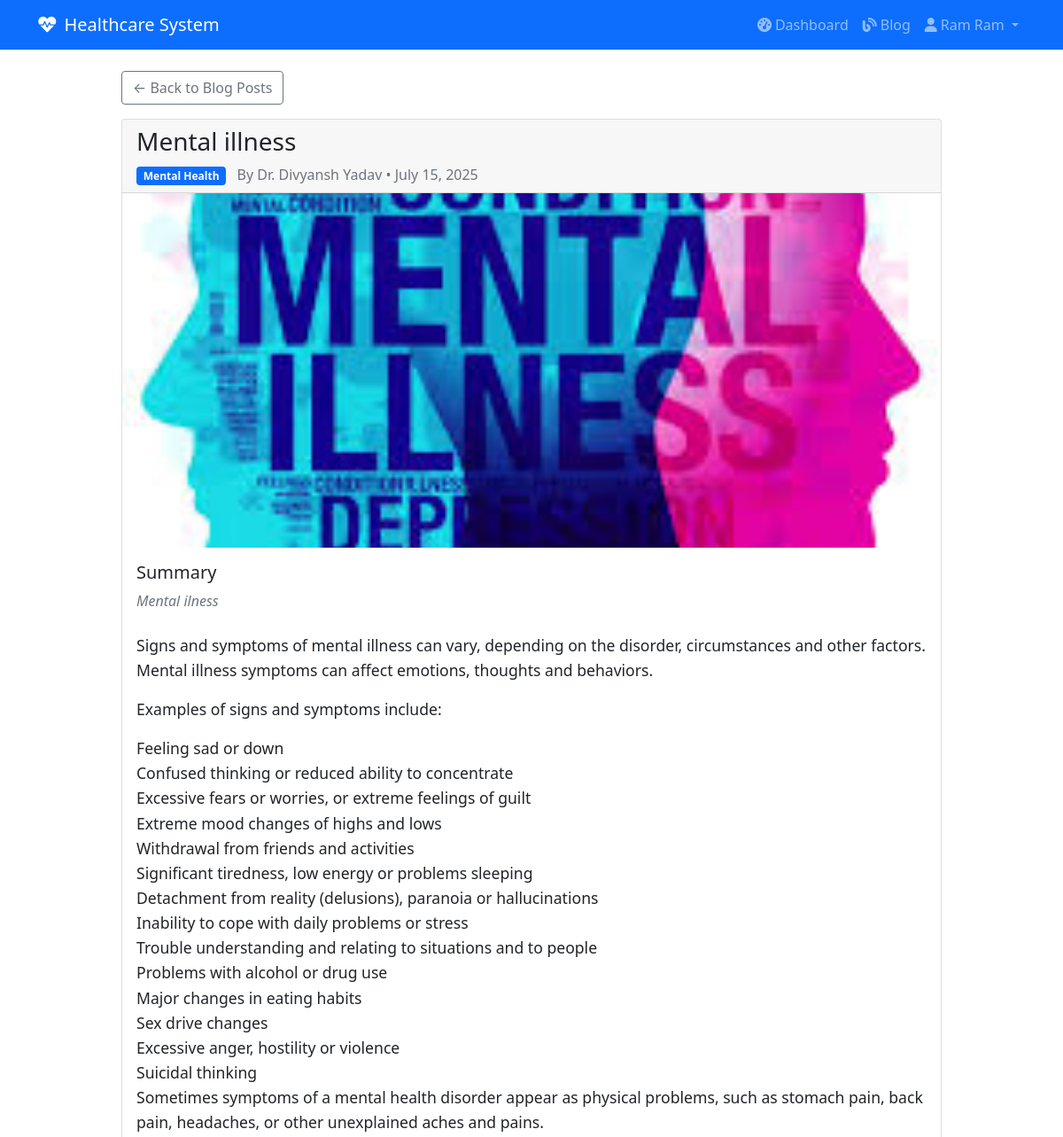
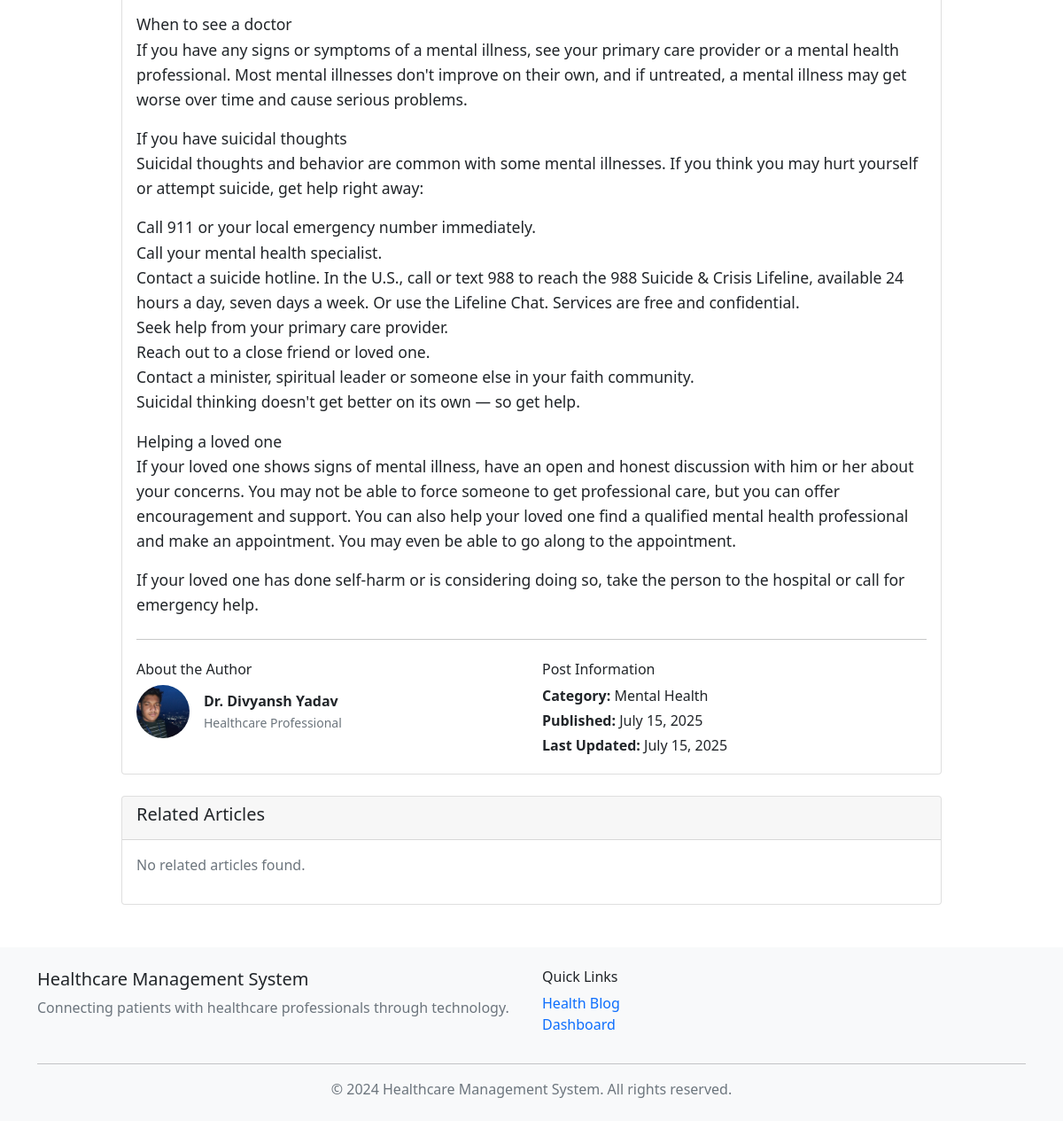
Page /blog/post/3/ (signed in) on the committed database (2 pictures, top to bottom).
### taskapp/models.py (models this page shows, shortened)
class BlogPost(models.Model):
    STATUS_CHOICES = [
        ('draft', 'Draft'),
        ('published', 'Published'),
    ]
    title = models.CharField(max_length=200)
    image = models.ImageField(upload_to='blog_images/', blank=True, null=True)
    category = models.ForeignKey(BlogCategory, on_delete=models.CASCADE, related_name='posts')
    summary = models.TextField(max_length=500)
    content = models.TextField()
    author = models.ForeignKey(User, on_delete=models.CASCADE, related_name='blog_posts')
    status = models.CharField(max_length=10, choices=STATUS_CHOICES, default='draft')
    created_at = models.DateTimeField(auto_now_add=True)
    updated_at = models.DateTimeField(auto_now=True)
    class Meta:
        ordering = ['-created_at']

class BlogCategory(models.Model):
    name = models.CharField(max_length=100, unique=True)
    description = models.TextField(blank=True)
    created_at = models.DateTimeField(auto_now_add=True)
    class Meta:
        verbose_name_plural = "Blog Categories"

class Profile(models.Model):
    USER_TYPE_CHOICES = [
        ('patient', 'Patient'),
        ('doctor', 'Doctor'),
    ]
    user = models.OneToOneField(User, on_delete=models.CASCADE)
    user_type = models.CharField(max_length=10, choices=USER_TYPE_CHOICES)
    profile_picture = models.ImageField(upload_to='profile_pics/', blank=True, null=True)
    address_line1 = models.CharField(max_length=255)
    city = models.CharField(max_length=100)
    state = models.CharField(max_length=100)
    pincode = models.CharField(max_length=10)

### taskapp/views.py (the view)
# urls.py: path('blog/post/<int:post_id>/', views.blog_post_detail, name='blog_post_detail'),
@login_required
def blog_post_detail(request, post_id):
    post = get_object_or_404(BlogPost, id=post_id, status='published')
    return render(request, 'accounts/blog_post_detail.html', {'post': post})

### taskapp/templates/accounts/blog_post_detail.html (shortened to what this page needs)
{% extends 'accounts/base.html' %}
{% block content %}
<div class="row justify-content-center">
    <div class="col-md-10">
        <div class="mb-3">
            <a href="{% url 'view_blog_posts' %}" class="btn btn-outline-secondary">← Back to Blog Posts</a>
        </div>
        <article class="card">
            <div class="card-header">
                <div class="d-flex justify-content-between align-items-start">
                    <div>
                        <h1 class="card-title h3 mb-2">{{ post.title }}</h1>
                        <div class="text-muted">
                            <span class="badge bg-primary me-2">{{ post.category.name }}</span>
                            By Dr. {{ post.author.first_name }} {{ post.author.last_name }} •
                            {{ post.created_at|date:"F d, Y" }}
                        </div>
                    </div>
                </div>
            </div>
            {% if post.image %}
                <img src="{{ post.image.url }}" class="card-img-top" alt="{{ post.title }}" style="max-height: 400px; object-fit: cover;">
            {% endif %}
            <div class="card-body">
                <div class="mb-4">
                    <h5>Summary</h5>
                    <p class="text-muted fst-italic">{{ post.summary }}</p>
                </div>
                <div class="blog-content">
                    {{ post.content|linebreaks }}
                </div>
                <hr class="my-4">
                <div class="row">
                    <div class="col-md-6">
                        <h6>About the Author</h6>
                        <div class="d-flex align-items-center">
                            {% if post.author.profile.profile_picture %}
                                <img src="{{ post.author.profile.profile_picture.url }}"
                                     alt="Dr. {{ post.author.first_name }} {{ post.author.last_name }}"
                                     class="rounded-circle me-3"
                                     style="width: 60px; height: 60px; object-fit: cover;">
                            {% else %}
                                <div class="rounded-circle bg-primary text-white d-flex align-items-center justify-content-center me-3"
                                     style="width: 60px; height: 60px; font-size: 24px;">
                                    {{ post.author.first_name.0 }}{{ post.author.last_name.0 }}
                                </div>
                            {% endif %}
                            <div>
                                <strong>Dr. {{ post.author.first_name }} {{ post.author.last_name }}</strong>
                                <br>
                                <small class="text-muted">Healthcare Professional</small>
                            </div>
                        </div>
                    </div>
                    <div class="col-md-6">
                        <h6>Post Information</h6>
                        <p class="mb-1"><strong>Category:</strong> {{ post.category.name }}</p>
                        <p class="mb-1"><strong>Published:</strong> {{ post.created_at|date:"F d, Y" }}</p>
                        {% if post.updated_at != post.created_at %}
                            <p class="mb-1"><strong>Last Updated:</strong> {{ post.updated_at|date:"F d, Y" }}</p>
                        {% endif %}
                    </div>
                </div>
            </div>
        </article>
        <div class="mt-4">
            <div class="card">
                <div class="card-header">
                    <h5>Related Articles</h5>
                </div>
                <div class="card-body">
                    <div class="row">
                        {% for related_post in related_posts %}
                            <div class="col-md-4 mb-3">
                                <div class="card h-100">
                                    {% if related_post.image %}
                                        <img src="{{ related_post.image.url }}" class="card-img-top" alt="{{ related_post.title }}" style="height: 150px; object-fit: cover;">
                                    {% endif %}
                                    <div class="card-body">
                                        <h6 class="card-title">{{ related_post.title }}</h6>
                                        <p class="card-text">{{ related_post.get_truncated_summary|truncatewords:10 }}</p>
                                        <a href="{% url 'blog_post_detail' related_post.id %}" class="btn btn-outline-primary btn-sm">Read More</a>
                                    </div>
                                </div>
                            </div>
                        {% empty %}
                            <div class="col-12">
                                <p class="text-muted">No related articles found.</p>
                            </div>
                        {% endfor %}
                    </div>
                </div>
            </div>
        </div>
    </div>
</div>
{% endblock %}

### taskapp/templates/accounts/base.html (shortened to what this page needs)
<!DOCTYPE html>
<html lang="en">
<head>
    <link href="https://cdn.jsdelivr.net/npm/bootstrap@5.1.3/dist/css/bootstrap.min.css" rel="stylesheet">
    <link href="https://cdnjs.cloudflare.com/ajax/libs/font-awesome/6.0.0/css/all.min.css" rel="stylesheet">
</head>
<body>
    <nav class="navbar navbar-expand-lg navbar-dark bg-primary">
        <div class="container">
            <a class="navbar-brand" href="{% url 'home' %}">
                <i class="fas fa-heartbeat me-2"></i>Healthcare System
            </a>
            <div class="collapse navbar-collapse" id="navbarNav">
                <div class="navbar-nav ms-auto">
                    {% if user.is_authenticated %}
                        <a class="nav-link" href="{% url 'dashboard' %}">
                            <i class="fas fa-tachometer-alt me-1"></i>Dashboard
                        </a>
                        <a class="nav-link" href="{% url 'view_blog_posts' %}">
                            <i class="fas fa-blog me-1"></i>Blog
                        </a>
                        <div class="nav-item dropdown">
                            <a class="nav-link dropdown-toggle" href="#" id="navbarDropdown" role="button" data-bs-toggle="dropdown">
                                <i class="fas fa-user me-1"></i>{{ user.first_name }} {{ user.last_name }}
                            </a>
                        </div>
                    {% endif %}
                </div>
            </div>
        </div>
    </nav>
    <div class="container mt-4">
        {% block content %}
        {% endblock %}
    </div>
    <footer class="bg-light mt-5 py-4">
        <div class="container">
            <div class="row">
                <div class="col-md-6">
                    <h5>Healthcare Management System</h5>
                    <p class="text-muted">Connecting patients with healthcare professionals through technology.</p>
                </div>
                <div class="col-md-6">
                    <h6>Quick Links</h6>
                    <ul class="list-unstyled">
                        <li><a href="{% url 'view_blog_posts' %}" class="text-decoration-none">Health Blog</a></li>
                        {% if user.is_authenticated %}
                            <li><a href="{% url 'dashboard' %}" class="text-decoration-none">Dashboard</a></li>
                        {% else %}
                            <li><a href="{% url 'login' %}" class="text-decoration-none">Login</a></li>
                            <li><a href="{% url 'signup' %}" class="text-decoration-none">Sign Up</a></li>
                        {% endif %}
                    </ul>
                </div>
            </div>
            <hr>
            <div class="text-center">
                <p class="text-muted mb-0">&copy; 2024 Healthcare Management System. All rights reserved.</p>
            </div>
        </div>
    </footer>
</body>
</html>

### taskapp/templates/accounts/blog_post_detail.html (style rules this page uses)
.blog-content { line-height: 1.6; font-size: 1.1rem; }
.blog-content p { margin-bottom: 1rem; }

### rows in the picture
BlogPost: title "Mental illness", category.name "Mental Health", author.first_name "Divyansh", author.last_name "Yadav", created_at "July 15, 2025", image (picture), summary "Mental ilness", content "Signs and symptoms of mental illness can vary, depending on the disorder, circumstances and other factors. Mental illness symptoms can affect emotions, thoughts and behaviors. Examples of signs and symptoms include: Feeling sad or down Confused thinking or reduced ability to concentrate Excessive fears or worries, or extreme feelings of guilt Extreme mood changes of highs and lows Withdrawal from friends and activities Significant tiredness, low energy or problems sleeping Detachment from reality (delusions), paranoia or hallucinations Inability to cope with daily problems or stress Trouble understanding and relating to situations and to people Problems with alcohol or drug use Major…", author.profile.profile_picture (picture), updated_at "July 15, 2025"

### other values in the picture
{{ user.first_name }} "Ram"
{{ user.last_name }} "Ram"
